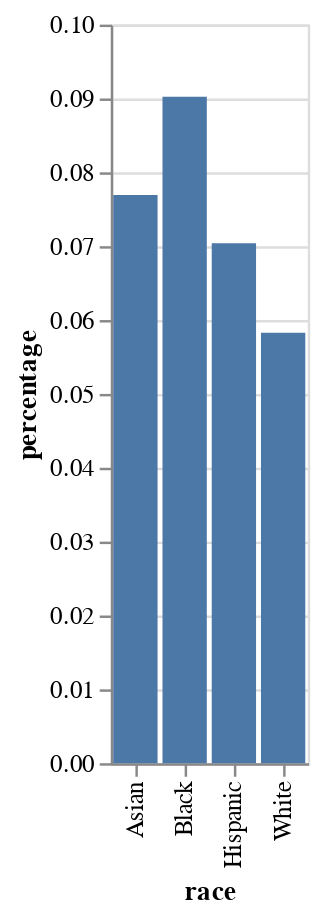

Here is the notebook cell this chart was saved with:
### Code cell
alt.Chart(df).mark_bar().encode(
    x="race",
    y='percentage'
)

### Figure 1 — Vega-Lite specification as saved in the notebook (floating-point values rounded to 4 significant figures)
{"config": {"view": {"continuousWidth": 400, "continuousHeight": 300}}, "data": {"name": "data-5b59f7a2581783473d20c40ea8f21154"}, "mark": "bar", "encoding": {"x": {"type": "nominal", "field": "race"}, "y": {"type": "quantitative", "field": "percentage"}}, "$schema": "https://vega.github.io/schema/vega-lite/v4.8.1.json", "datasets": {"data-5b59f7a2581783473d20c40ea8f21154": [{"race": "Black", "percentage": 0.09024}, {"race": "White", "percentage": 0.05827}, {"race": "Hispanic", "percentage": 0.07041}, {"race": "Asian", "percentage": 0.07692}]}}
